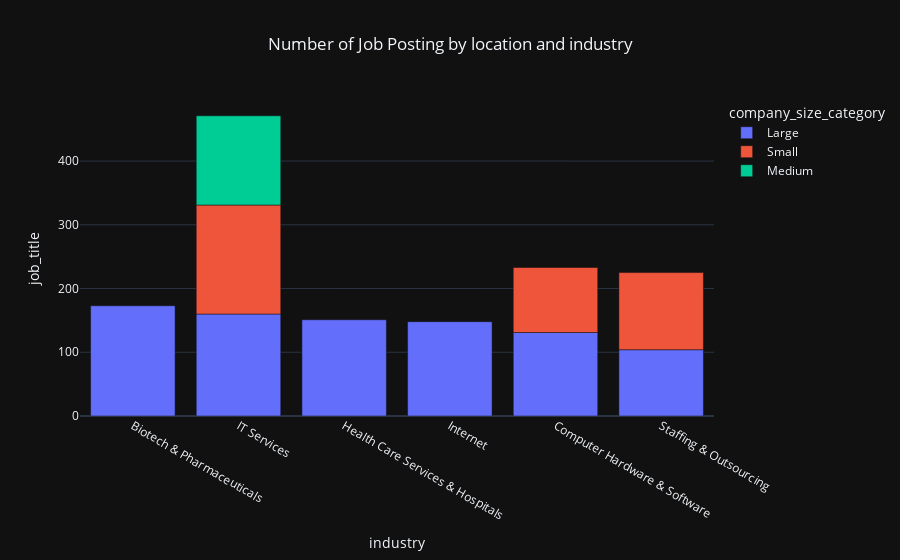

Here is the notebook cell this chart was saved with:
### Code cell
fig = px.bar(data_frame=roles_by_industry.head(10), x = "industry",
                                                    y = "job_title",
                                                    color = "company_size_category",
                                                    title="Number of Job Posting by location and industry", 
                                                    template=PLOTLY_THEME)
fig.update_layout(title_x=0.5)
fig.show()

### Figure 1 — Plotly figure (JSON) as saved in the notebook; plotly's stock layout.template omitted (floating-point values rounded to 4 significant figures)
{"data": [{"hovertemplate": "company_size_category=Large<br>industry=%{x}<br>job_title=%{y}<extra></extra>", "legendgroup": "Large", "marker": {"color": "#636efa", "pattern": {"shape": ""}}, "name": "Large", "orientation": "v", "showlegend": true, "textposition": "auto", "type": "bar", "x": ["Biotech & Pharmaceuticals", "IT Services", "Health Care Services & Hospitals", "Internet", "Computer Hardware & Software", "Staffing & Outsourcing"], "xaxis": "x", "y": [173, 160, 151, 148, 131, 104], "yaxis": "y"}, {"hovertemplate": "company_size_category=Small<br>industry=%{x}<br>job_title=%{y}<extra></extra>", "legendgroup": "Small", "marker": {"color": "#EF553B", "pattern": {"shape": ""}}, "name": "Small", "orientation": "v", "showlegend": true, "textposition": "auto", "type": "bar", "x": ["IT Services", "Staffing & Outsourcing", "Computer Hardware & Software"], "xaxis": "x", "y": [171, 121, 102], "yaxis": "y"}, {"hovertemplate": "company_size_category=Medium<br>industry=%{x}<br>job_title=%{y}<extra></extra>", "legendgroup": "Medium", "marker": {"color": "#00cc96", "pattern": {"shape": ""}}, "name": "Medium", "orientation": "v", "showlegend": true, "textposition": "auto", "type": "bar", "x": ["IT Services"], "xaxis": "x", "y": [140], "yaxis": "y"}], "layout": {"barmode": "relative", "legend": {"title": {"text": "company_size_category"}, "tracegroupgap": 0}, "title": {"text": "Number of Job Posting by location and industry", "x": 0.5}, "xaxis": {"anchor": "y", "domain": [0, 1], "title": {"text": "industry"}}, "yaxis": {"anchor": "x", "domain": [0, 1], "title": {"text": "job_title"}}}}
